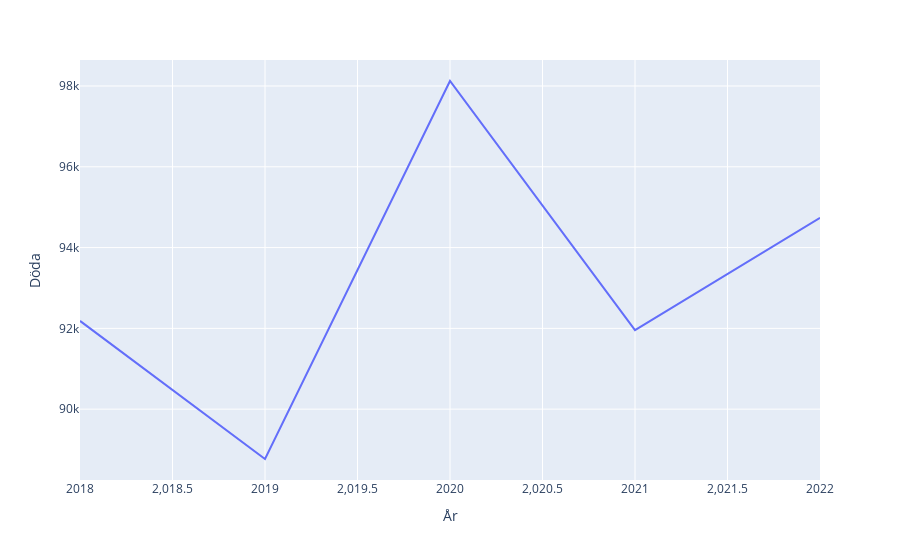

Source (notebook cell):
### Markdown cell above
## f) 
*Try to see if you can plot something from this data that might show the effects of the Covid-19 pandemic. It's good to zoom in the data, i.e. plot a shorter time frame instead of all time frames.*

### Code cell
import plotly_express as px 

covid_mark = befolkning_stats.tail(5)
fig = px.line(covid_mark, x = 'År', y = 'Döda')
fig.show()

### Figure 1 — Plotly figure (JSON) as saved in the notebook; plotly's stock layout.template omitted (floating-point values rounded to 4 significant figures)
{"data": [{"hovertemplate": "År=%{x}<br>Döda=%{y}<extra></extra>", "legendgroup": "", "line": {"color": "#636efa", "dash": "solid"}, "marker": {"symbol": "circle"}, "mode": "lines", "name": "", "orientation": "v", "showlegend": false, "type": "scatter", "x": [2018, 2019, 2020, 2021, 2022], "xaxis": "x", "y": [92180.0, 88770.0, 98120.0, 91960.0, 94740.0], "yaxis": "y"}], "layout": {"legend": {"tracegroupgap": 0}, "margin": {"t": 60}, "xaxis": {"anchor": "y", "domain": [0, 1], "title": {"text": "År"}}, "yaxis": {"anchor": "x", "domain": [0, 1], "title": {"text": "Döda"}}}}
